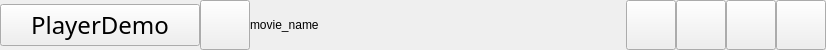
<?xml version="1.0" encoding="UTF-8"?>
<ui version="4.0">
 <class>Title</class>
 <widget class="QWidget" name="Title">
  <property name="geometry">
   <rect>
    <x>0</x>
    <y>0</y>
    <width>826</width>
    <height>50</height>
   </rect>
  </property>
  <property name="maximumSize">
   <size>
    <width>16777215</width>
    <height>50</height>
   </size>
  </property>
  <property name="windowTitle">
   <string>Form</string>
  </property>
  <layout class="QGridLayout" name="gridLayout">
   <property name="leftMargin">
    <number>0</number>
   </property>
   <property name="topMargin">
    <number>0</number>
   </property>
   <property name="rightMargin">
    <number>0</number>
   </property>
   <property name="bottomMargin">
    <number>0</number>
   </property>
   <property name="spacing">
    <number>0</number>
   </property>
   <item row="0" column="1">
    <widget class="QPushButton" name="OpenFileBtn">
     <property name="minimumSize">
      <size>
       <width>50</width>
       <height>50</height>
      </size>
     </property>
     <property name="maximumSize">
      <size>
       <width>50</width>
       <height>50</height>
      </size>
     </property>
     <property name="text">
      <string/>
     </property>
    </widget>
   </item>
   <item row="0" column="2">
    <widget class="QLabel" name="MovieNameLab">
     <property name="text">
      <string>movie_name</string>
     </property>
     <property name="margin">
      <number>15</number>
     </property>
    </widget>
   </item>
   <item row="0" column="4">
    <widget class="QPushButton" name="MaxBtn">
     <property name="minimumSize">
      <size>
       <width>50</width>
       <height>50</height>
      </size>
     </property>
     <property name="maximumSize">
      <size>
       <width>50</width>
       <height>50</height>
      </size>
     </property>
     <property name="text">
      <string/>
     </property>
    </widget>
   </item>
   <item row="0" column="6">
    <widget class="QPushButton" name="CloseBtn">
     <property name="minimumSize">
      <size>
       <width>50</width>
       <height>50</height>
      </size>
     </property>
     <property name="maximumSize">
      <size>
       <width>50</width>
       <height>50</height>
      </size>
     </property>
     <property name="text">
      <string/>
     </property>
    </widget>
   </item>
   <item row="0" column="5">
    <widget class="QPushButton" name="FullScreenBtn">
     <property name="minimumSize">
      <size>
       <width>50</width>
       <height>50</height>
      </size>
     </property>
     <property name="maximumSize">
      <size>
       <width>50</width>
       <height>50</height>
      </size>
     </property>
     <property name="text">
      <string/>
     </property>
    </widget>
   </item>
   <item row="0" column="3">
    <widget class="QPushButton" name="MinBtn">
     <property name="minimumSize">
      <size>
       <width>50</width>
       <height>50</height>
      </size>
     </property>
     <property name="maximumSize">
      <size>
       <width>50</width>
       <height>50</height>
      </size>
     </property>
     <property name="text">
      <string/>
     </property>
    </widget>
   </item>
   <item row="0" column="0">
    <widget class="QPushButton" name="MenuBtn">
     <property name="minimumSize">
      <size>
       <width>130</width>
       <height>0</height>
      </size>
     </property>
     <property name="maximumSize">
      <size>
       <width>200</width>
       <height>16777215</height>
      </size>
     </property>
     <property name="font">
      <font>
       <family>Bahnschrift Light SemiCondensed</family>
       <pointsize>18</pointsize>
      </font>
     </property>
     <property name="text">
      <string>PlayerDemo</string>
     </property>
    </widget>
   </item>
  </layout>
 </widget>
 <resources/>
 <connections/>
</ui>
